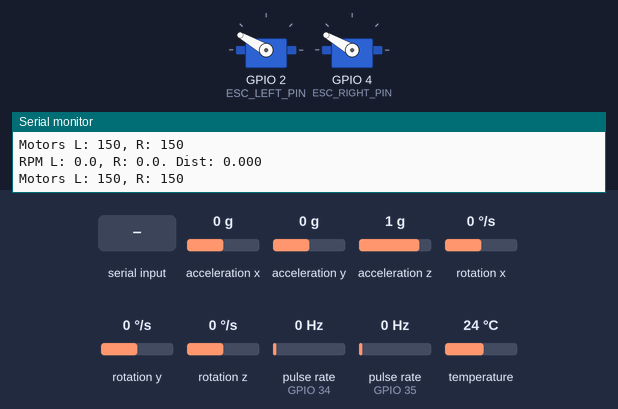
Simulated run of this sketch. Board: ESP32-S3. On the bench: 2 × servo, the last lines printed to the serial monitor. Wiring (inferred from the names in the program): 2 × pulse sensor: data GPIO 34 / data GPIO 35. Inputs (shaded band) come from the test bench; at power-on: acceleration y 0 g, acceleration z 1 g, acceleration x 0 g, rotation x 0 °/s, rotation y 0 °/s, rotation z 0 °/s, pulse rate (sensors on GPIO 34, GPIO 35) 0 Hz, temperature 24 °C.

Above: at 4.2 s.
4.3 s: "L:90,W:45,O:200,D:10\n" received over the second serial link
At 4.6 s:
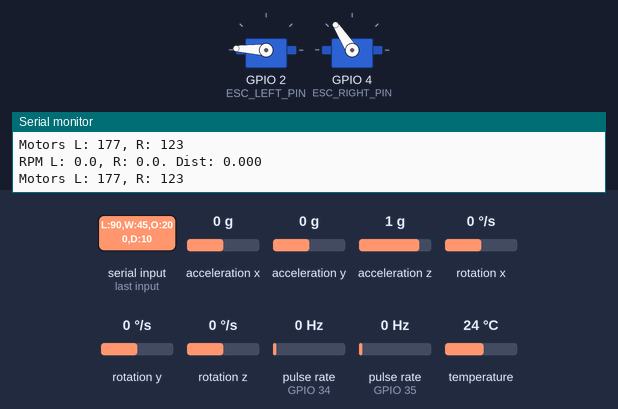
5.8 s: acceleration y set to -1.4 g
At 6.9 s:
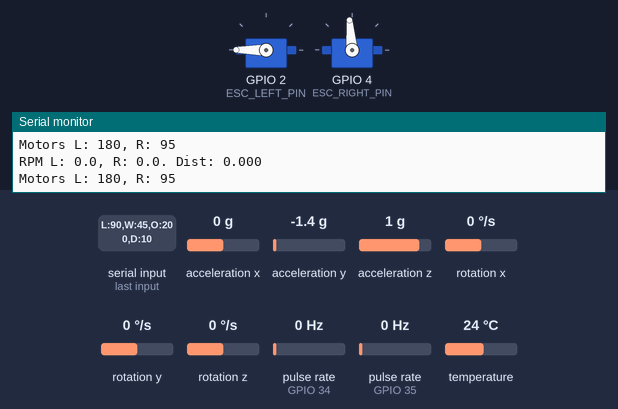
7.3 s: acceleration z set to 1.4 g
At 8.1 s:
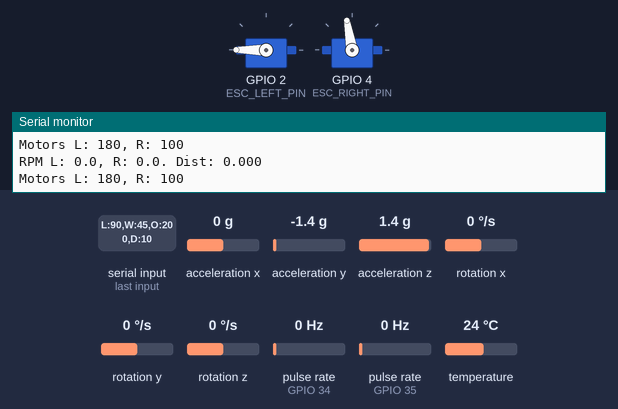
8.8 s: acceleration y set to 0 g
At 9.3 s:
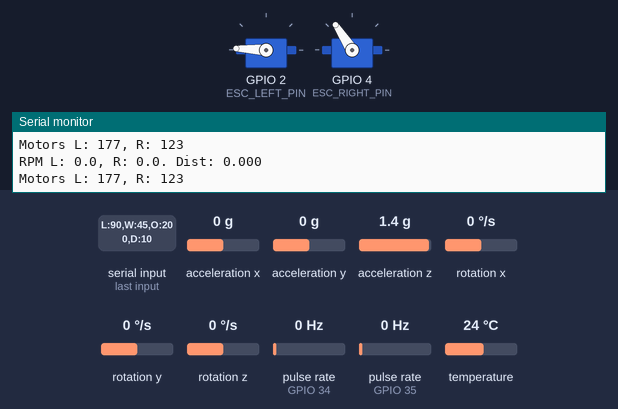
10.3 s: acceleration z set to 0.1 g
11.8 s: acceleration z set to -0.2 g
At 12.8 s:
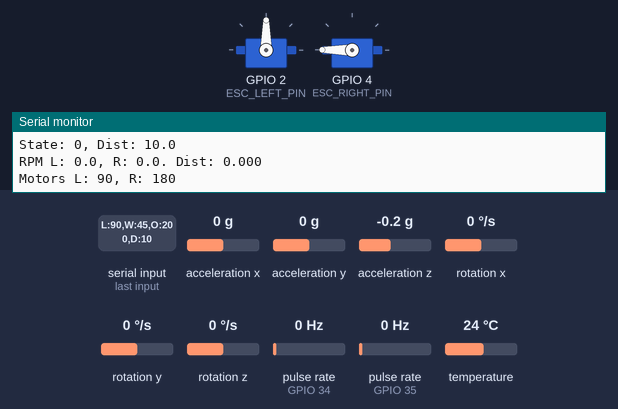
Timing chart, 0 to 14.3 s (numbered marks = the images above; inputs shaded):
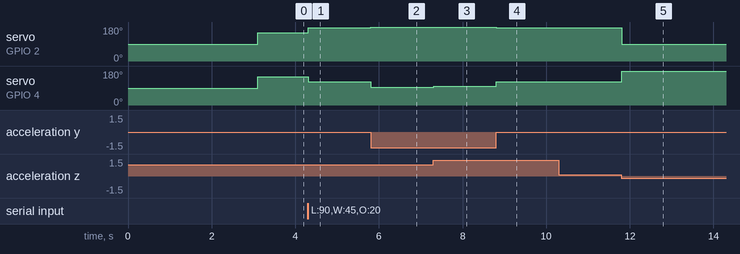

The sketch:

FSD_Main_Control.ino
```cpp
/***********************************************************************
 * FSD_Main_Control.ino (No GSM)
 * - Reads vision data from ESP32-CAM via Serial1.
 * - Reads IMU (MPU6050) via I2C.
 * - Reads wheel encoders via Interrupts.
 * - Runs a State Machine (LANE_FOLLOWING, AVOID_OBSTACLE).
 * - Controls two ESCs via ESP32Servo (PWM).
 ***********************************************************************/

// --- Includes ---
#include <ESP32Servo.h>     // For ESC control
#include <Wire.h>           // For I2C
#include <Adafruit_MPU6050.h> // For IMU
#include <Adafruit_Sensor.h>
#include <HardwareSerial.h> // For multiple serial ports

// --- Pin Definitions (from schematic) ---
// Note: Schematic uses ESP32-S3. Pins may vary slightly.
// Adjust these pins to match your board's physical layout.

// Serial Ports
#define SERIAL_DEBUG Serial    // PC Debug (USB)
#define SERIAL_CAM   Serial1   // To ESP32-CAM (GPIO 9, 10?)

// I2C (Schematic: MPU6050 & HMC5883L share I2C bus)
#define I2C_SDA_PIN 8  //
#define I2C_SCL_PIN 9  //

// Motor Control (ESC PWM)
// The schematic shows "M1 ESC" and "M2 ESC" headers.
// We'll assign them to ESP32 PWM-capable pins.
const int ESC_LEFT_PIN = 2;   // Example pin, must be PWM capable
const int ESC_RIGHT_PIN = 4;  // Example pin, must be PWM capable

// Wheel Encoders (TCRT5000)
// Schematic shows "MOT SPEED" and "CAR SPEED"
const int ENCODER_LEFT_PIN = 34;  // "MOT SPEED"
const int ENCODER_RIGHT_PIN = 35; // "CAR SPEED"

// --- Global Constants ---
const long LOOP_INTERVAL_MS = 100; // 100ms loop time
const float OBSTACLE_AVOID_DISTANCE = 1.5; // (m) Start avoidance
const float WHEEL_RADIUS_METERS = 0.02; // 2cm
const int ENCODER_PULSES_PER_REV = 20;  // Assumed, TUNE THIS

// --- Global Variables ---
// State Machine
enum FsdState { LANE_FOLLOWING, AVOID_OBSTACLE };
FsdState currentState = LANE_FOLLOWING;

// Sensor Data
float g_laneOffsetPx = 0.0;
bool  g_obstacleDetected = false;
float g_obstacleDistanceM = 99.0;
float g_imuRoll = 0.0;
float g_imuPitch = 0.0;

// Odometry
volatile long g_encoderCountLeft = 0;
volatile long g_encoderCountRight = 0;
float g_totalDistance = 0.0;
long g_lastLoopTime = 0;

// Motor Control
int g_baseSpeed = 60; // 0-180 servo scale
int g_leftMotorSpeed = 90;
int g_rightMotorSpeed = 90;

// --- Hardware Objects ---
Servo escLeft;
Servo escRight;
Adafruit_MPU6050 mpu;

HardwareSerial SerialCam(1); // Use UART 1

// --- Interrupt Service Routines (ISRs) ---
void IRAM_ATTR isr_left_encoder() {
  // Use += 1 to avoid C++ volatile increment warning
  g_encoderCountLeft += 1;
}
void IRAM_ATTR isr_right_encoder() {
  // Use += 1 to avoid C++ volatile increment warning
  g_encoderCountRight += 1;
}

void setup() {
  SERIAL_DEBUG.begin(115200);
  SERIAL_DEBUG.println("FSD Main Control Booting...");

  // Init Serial Ports
  //SERIAL_CAM.begin(115200, SERIAL_8N1, CAM_RX_PIN, CAM_TX_PIN);
  // For now, let's use the defaults on Serial1
  SERIAL_CAM.begin(115200); // RX=GPIO9, TX=GPIO10 on standard ESP32

  // Init I2C
  Wire.begin(I2C_SDA_PIN, I2C_SCL_PIN);
  if (!mpu.begin()) {
    SERIAL_DEBUG.println("Failed to find MPU6050 chip");
  } else {
    SERIAL_DEBUG.println("MPU6050 Found!");
  }

  // Init Encoders
  pinMode(ENCODER_LEFT_PIN, INPUT_PULLUP);
  pinMode(ENCODER_RIGHT_PIN, INPUT_PULLUP);
  attachInterrupt(digitalPinToInterrupt(ENCODER_LEFT_PIN), isr_left_encoder, RISING);
  attachInterrupt(digitalPinToInterrupt(ENCODER_RIGHT_PIN), isr_right_encoder, RISING);

  // Init ESCs
  escLeft.attach(ESC_LEFT_PIN, 1000, 2000); // 1000us min, 2000us max
  escRight.attach(ESC_RIGHT_PIN, 1000, 2000);

  SERIAL_DEBUG.println("Arming ESCs... send neutral pulse.");
  escLeft.write(90);  // 90 = 1500us (neutral)
  escRight.write(90);
  delay(3000); // Wait for ESCs to arm
  SERIAL_DEBUG.println("ESCs Armed.");

  g_lastLoopTime = millis();
}

void loop() {
  // --- 1. 100ms Timed Loop ---
  if (millis() - g_lastLoopTime >= LOOP_INTERVAL_MS) {
    g_lastLoopTime = millis();
    float dt = LOOP_INTERVAL_MS / 1000.0; // Time delta in seconds

    // --- 2. Read Sensors ---
    readCameraData();
    readImuData();
    updateOdometry(dt);

    // --- 3. Run State Machine ---
    runStateMachine();

    // --- 4. Execute Control Logic ---
    executeControl();

    // --- 5. Update Actuators ---
    updateMotors();

    // --- 6. Report Status ---
    // (Example: send status to debug serial every 10 loops = 1 sec)
    static int loopCount = 0;
    if (loopCount++ > 10) {
      loopCount = 0;
      char statusMsg[50];
      snprintf(statusMsg, sizeof(statusMsg), "State: %d, Dist: %.1f", currentState, g_obstacleDistanceM);
      SERIAL_DEBUG.println(statusMsg);
    }
  }
}

/**
 * @brief Checks for and parses data from the ESP32-CAM.
 */
void readCameraData() {
  if (SERIAL_CAM.available()) {
    String data = SERIAL_CAM.readStringUntil('\n');
    SERIAL_DEBUG.print("CAM Data: ");
    SERIAL_DEBUG.println(data);

    // Parse the string: "L:offset,W:width,O:detected,D:distance"
    // This is a simple parser. A robust one would be better.
    float L, W, D;
    int O;
    int parsed = sscanf(data.c_str(), "L:%f,W:%f,O:%d,D:%f", &L, &W, &O, &D);

    if (parsed == 4) {
      g_laneOffsetPx = L;
      g_obstacleDetected = (O == 1);
      g_obstacleDistanceM = D;
    }
  }
}

/**
 * @brief Reads Roll and Pitch from the MPU6050.
 */
void readImuData() {
  // *** FIX: Removed the .available() check ***

  sensors_event_t a, g, temp;
  mpu.getEvent(&a, &g, &temp);

  // Simple Roll/Pitch calculation from accelerometer
  // This is noisy and inaccurate when moving. A real FSD
  // would use a Kalman filter or sensor fusion.
  g_imuRoll = atan2(a.acceleration.y, a.acceleration.z) * RAD_TO_DEG;
  g_imuPitch = atan2(-a.acceleration.x, sqrt(a.acceleration.y * a.acceleration.y + a.acceleration.z * a.acceleration.z)) * RAD_TO_DEG;
}

/**
 * @brief Calculates RPM and distance from encoder ticks. (Appendix A2)
 */
void updateOdometry(float dt) {
  // Read and reset encoder counts in a "critical section"
  // to prevent interrupts from changing them during the read.
  noInterrupts();
  long countL = g_encoderCountLeft;
  long countR = g_encoderCountRight;
  g_encoderCountLeft = 0;
  g_encoderCountRight = 0;
  interrupts();

  // Calculate RPM (A2, Step 1)
  float rpsL = (countL / (float)ENCODER_PULSES_PER_REV) / dt;
  float rpmL = rpsL * 60;
  float rpsR = (countR / (float)ENCODER_PULSES_PER_REV) / dt;
  float rpmR = rpsR * 60;

  // Calculate linear velocity (v)
  float vL = 2 * PI * WHEEL_RADIUS_METERS * rpsL;
  float vR = 2 * PI * WHEEL_RADIUS_METERS * rpsR;
  float v_avg = (vL + vR) / 2.0;

  // Estimate distance (A2, Step 2)
  float distance_travelled = v_avg * dt;

  // Refine with Pitch (A2, Step 4)
  // If car is pitched up/down, true forward distance is reduced
  g_totalDistance += distance_travelled * cos(radians(g_imuPitch));

  SERIAL_DEBUG.printf("RPM L: %.1f, R: %.1f. Dist: %.3f\n", rpmL, rpmR, g_totalDistance);
}

/**
 * @brief Main FSD state machine.
 */
void runStateMachine() {
  switch (currentState) {
    case LANE_FOLLOWING:
      if (g_obstacleDetected && g_obstacleDistanceM < OBSTACLE_AVOID_DISTANCE) {
        SERIAL_DEBUG.println("STATE CHANGE -> AVOID_OBSTACLE");
        currentState = AVOID_OBSTACLE;
        // Here you would trigger your planner
      }
      break;

    case AVOID_OBSTACLE:
      if (!g_obstacleDetected || g_obstacleDistanceM >= OBSTACLE_AVOID_DISTANCE) {
        SERIAL_DEBUG.println("STATE CHANGE -> LANE_FOLLOWING");
        currentState = LANE_FOLLOWING;
      }
      // Obstacle avoidance logic would be running here
      break;
  }
}

/**
 * @brief Calculates motor speeds based on state.
 */
void executeControl() {
  if (currentState == LANE_FOLLOWING) {
    // --- Stanley-style Controller (Simplified) ---
    // 1. Heading correction (from IMU roll)
    // We'll use a simple P-controller for roll.
    float rollError = 0.0 - g_imuRoll; // Target roll is 0
    float kP_roll = 0.5; // TUNE THIS
    float steering_roll = kP_roll * rollError;

    // 2. Lateral offset correction (from camera)
    float offsetError = g_laneOffsetPx; // Target offset is 0
    float kP_offset = 0.3; // TUNE THIS
    float steering_offset = kP_offset * offsetError;

    // Total steering command (clamped)
    float steering = constrain(steering_roll + steering_offset, -90, 90);

    // Map steering to differential motor speeds
    // 90 = neutral, 0=reverse, 180=forward
    g_leftMotorSpeed = 90 + g_baseSpeed + steering;
    g_rightMotorSpeed = 90 + g_baseSpeed - steering; // Opposite steering

    // Constrain to valid servo range
    g_leftMotorSpeed = constrain(g_leftMotorSpeed, 90, 180);
    g_rightMotorSpeed = constrain(g_rightMotorSpeed, 90, 180);

  } else if (currentState == AVOID_OBSTACLE) {
    // This is the "rule-based planner" from the lab
    // Example: Turn left to avoid
    SERIAL_DEBUG.println("Executing Avoidance: Turning Left");
    g_leftMotorSpeed = 90 + g_baseSpeed - 30; // Slow down left motor
    g_rightMotorSpeed = 90 + g_baseSpeed + 30; // Speed up right motor
  }
}

/**
 * @brief Sends the final PWM commands to the ESCs.
 */
void updateMotors() {
  escLeft.write(g_leftMotorSpeed);
  escRight.write(g_rightMotorSpeed);
  SERIAL_DEBUG.printf("Motors L: %d, R: %d\n", g_leftMotorSpeed, g_rightMotorSpeed);
}
```

Measured:
- the behaviour switches between 0 and -0.1 g on acceleration z (found by bisection; images 4 and 5)
- after the input at 4.3 s, servo on GPIO 2 (ESC_LEFT_PIN): 150° → 177° at once; servo on GPIO 4 (ESC_RIGHT_PIN): 150° → 123° at once
- after the input at 5.8 s, servo on GPIO 2 (ESC_LEFT_PIN): 177° → 180° at once; servo on GPIO 4 (ESC_RIGHT_PIN): 123° → 95° at once
- after the input at 7.3 s, servo on GPIO 4 (ESC_RIGHT_PIN): 95° → 100° at once
- after the input at 8.8 s, servo on GPIO 2 (ESC_LEFT_PIN): 180° → 177° at once; servo on GPIO 4 (ESC_RIGHT_PIN): 100° → 123° at once
- after the input at 11.8 s, servo on GPIO 2 (ESC_LEFT_PIN): 177° → 90° at once; servo on GPIO 4 (ESC_RIGHT_PIN): 123° → 180° at once
